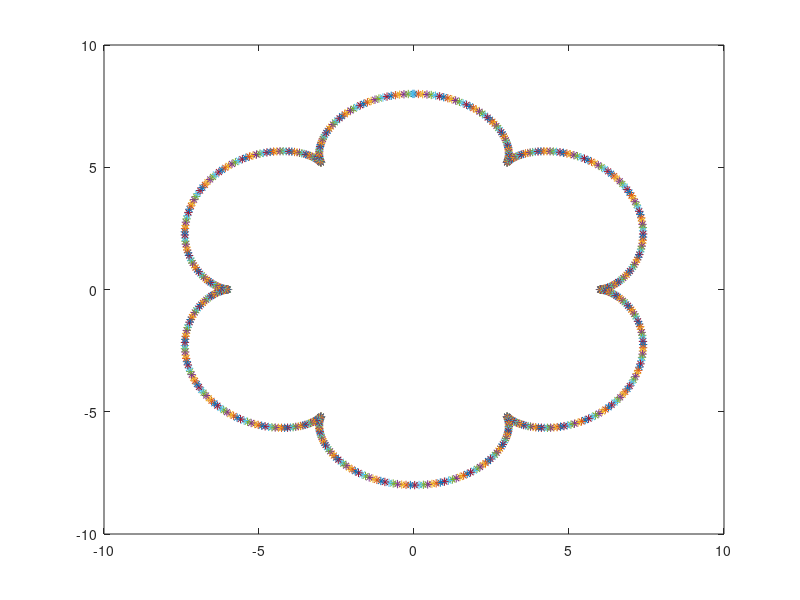

The MATLAB source for this figure:
x0=0;y0=0;xA=10;yA=10;
l1=5,l2=5,pi=3.1416;xA=10;yA=10;xB=30;yB=30;
axis([-15 15 -15 15]);
for t=0:0.01:2*pi
    x=7*sin(t)+sin(7*t)
    y=7*cos(t)+cos(7*t)
    c=(x^2+y^2-l1^2-l2^2)/(2*l1*l2);
    s=sqrt(abs(1-c^2));
    d=atan2(s,c);
    C2=x*(l1*cos(d)+l2)+y*(l1*sin(d));
    S2=y*(l2+l1*cos(d))-x*(l1*sin(d));
    t2=atan2(S2,C2);
    C1=(x-l2*cos(t2))/l1
    S1=(y-l2*sin(t2))/l1
    t1=atan2(S1,C1);
    plot(x,y,'*');
    xM=l1*cos(t1);
    yM=l1*sin(t1);
    a=line([x0 xM],[y0 yM],'color','red');
    b=line([xM x],[yM y],'color','blue');
    pause(0.01);
    delete(a)
    delete(b)
    hold on
end